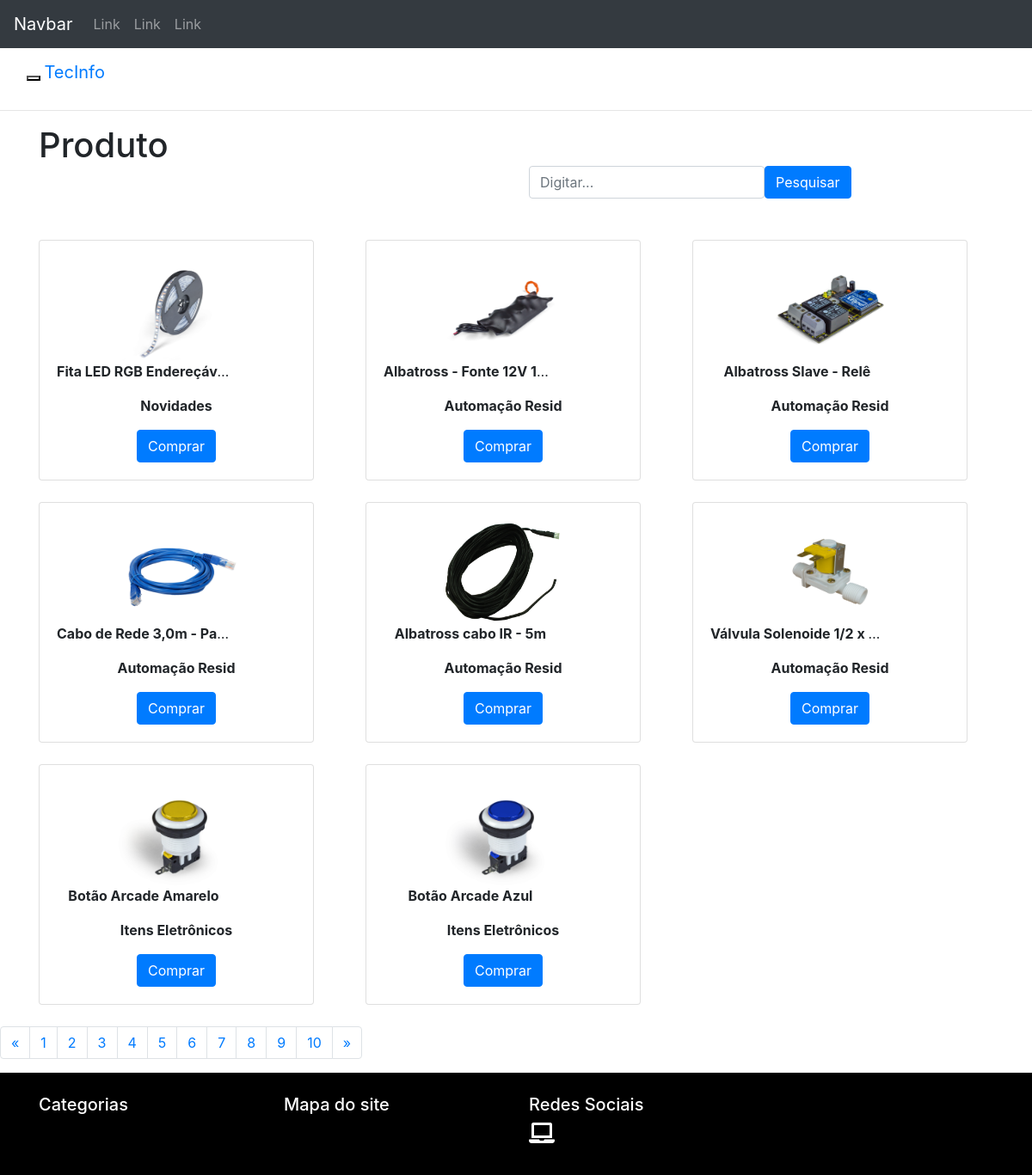
The page /comprar.php?pagina=4 on the database as committed earlier.
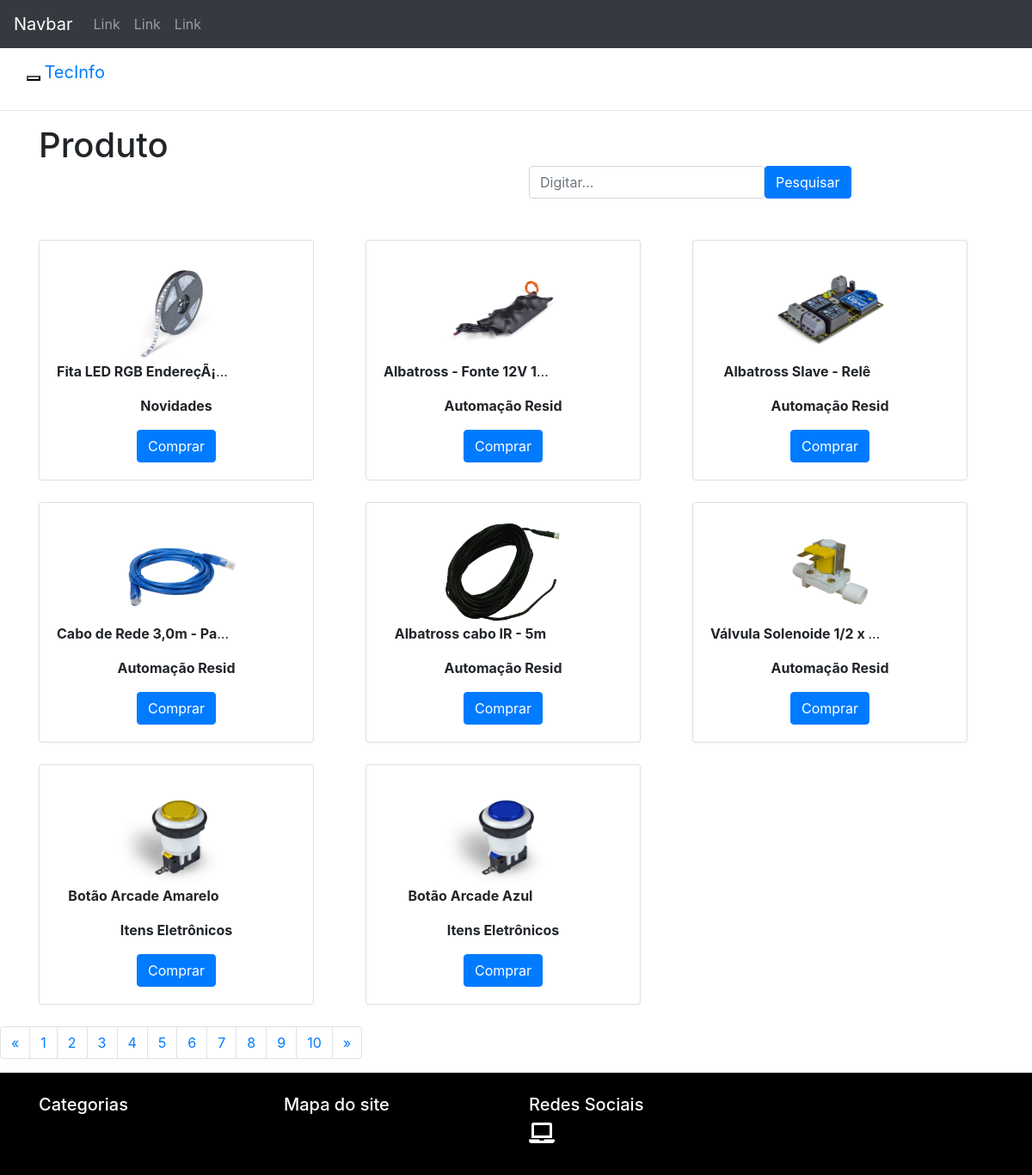
The same page on the database as committed later.
### tables this page shows
CREATE TABLE `produto` (
  `codproduto` int(11) NOT NULL,
  `descricao` varchar(150) NOT NULL,
  `categoria` varchar(100) NOT NULL,
  `preco` varchar(12) NOT NULL,
  `imagem` varchar(200) NOT NULL
);

### comprar.php (the view, shortened to what this page needs)
<?php
   include ('header2.php');
?>
 <hr>
 <?php
 include('conexao.php');
    $pagina = (isset($_GET['pagina']))? $_GET['pagina'] : 1;
    $sql = "SELECT * from produto";
    $resultado = mysqli_query($conexao, $sql);
    $total_produto = mysqli_num_rows($resultado);
    $quantidade_pg = 8;
    $num_pagina = ceil($total_produto/$quantidade_pg);
    $inicio = ($quantidade_pg*$pagina)-$quantidade_pg;
    $sqls = "SELECT * FROM produto limit $inicio, $quantidade_pg";
    $resultados = mysqli_query($conexao, $sqls);
        ?>
    <div class="container" style="width:100%;">
        <div class="row">
            <div class="col-sm-6 col-md-6">
                <h1>Produto</h1>
            </div>
        <div class="col-sm-6 col-md-6">
		<br><br>
		<form class="form-inline" method="GET" action="pesquisar.php">
		<div class="form-group">
		<input type="text" name="pesquisar" class="form-control" id="exampleInputName2" placeholder="Digitar...">
				</div>
		<button type="submit" class="btn btn-primary">Pesquisar</button>
						</form>
					</div>
        </div><br><br>
      <div class="row">
        <?php while ( $dados = mysqli_fetch_assoc($resultados) ) { ?>
        <div class="col-sm-4">
            <div class="card" style="width: 20rem; ">
              <div class="card-body">
                <img class="card-img-top" src="fotosprodutos/<?= $dados['imagem']; ?> "style="height:120px;width:50%;" alt="Card image cap">
                  <p id='cartao'><b><?php echo $dados['descricao'] ?></b></p>
                  <p class="card-text"><strong><?php echo $dados['categoria'] ?></strong></p>
                  <a href="produtop.php?codproduto=<?= $dados['codproduto']; ?>" class="btn btn-primary" role="button" value="<?= $dados['codproduto']; ?>">Comprar</a>
                </div>
            </div>
        </div>
        <?php } ?>
      </div>
   </div>
        <?php
				$pagina_anterior = $pagina - 1;
				$pagina_posterior = $pagina + 1;
        ?>
        <nav class="nav">
         <div class="row-fluid">
          <ul class="pagination justify-content-center">
            <li class="page-item">
                <?php
				if($pagina_anterior != 0){ ?>
              <a class="page-link" href="comprar.php?pagina=<?php echo $pagina_anterior; ?>" aria-label="Previous">
                <span aria-hidden="true">«</span>
                  </a>
                <?php }else{ ?>
                <span class="sr-only">Previous</span>
              <?php }  ?>
            </li>
              	<?php
					for($i = 1; $i < $num_pagina + 1; $i++){ ?>
						<li class="page-item"><a class="page-link" href="comprar.php?pagina=<?php echo $i; ?>"><?php echo $i; ?></a></li>
				<?php } ?>
              <?php
if($pagina_posterior <= $num_pagina){ ?>
              <li class="page-item">
              <a class="page-link" href="comprar.php?pagina=<?php echo $pagina_posterior; ?>" aria-label="Next">
                <span aria-hidden="true">»</span>
                    </a>
                  <?php }else{ ?>
                <span class="sr-only">Next</span>
              <?php }  ?>
            </li>
          </ul>
          </div>
        </nav>
      <?php include "footer.php";?>

Rows that differ between the two databases and show on the page:
changed produto "Novidades": descricao "Fita LED RGB Endereçáv…" → "Fita LED RGB EndereçÃ¡…"
